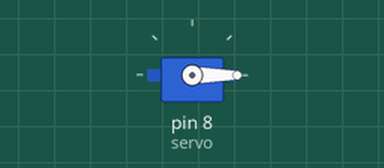
Recording of a sketch running on a simulated Arduino Uno, built with avr-gcc and run on an emulated ATmega328P. Shown: servo.

Above: at 0.05 s.
At 2.05 s:
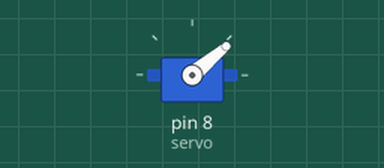
At 4.05 s:
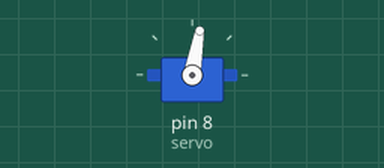
At 8.05 s:
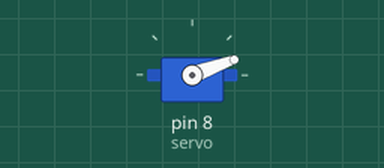
Timing chart, 0 to 11.7 s (numbered marks = the images above):
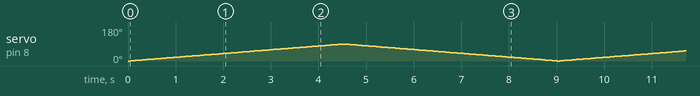

The sketch:

servo_motor_lento.ino
```cpp
#include <Servo.h>
Servo servo;


void setup() {
  // put your setup code here, to run once:
  servo.attach(8);
  servo.write(0);
}

void loop() {
  // put your main code here, to run repeatedly:
  int i;
  for(i=0;i<90;i++){
    servo.write(i);
    delay(50);
  }

  for(i=90;i>0;i--){
  servo.write(i);
  delay(50);
  }
}
```
